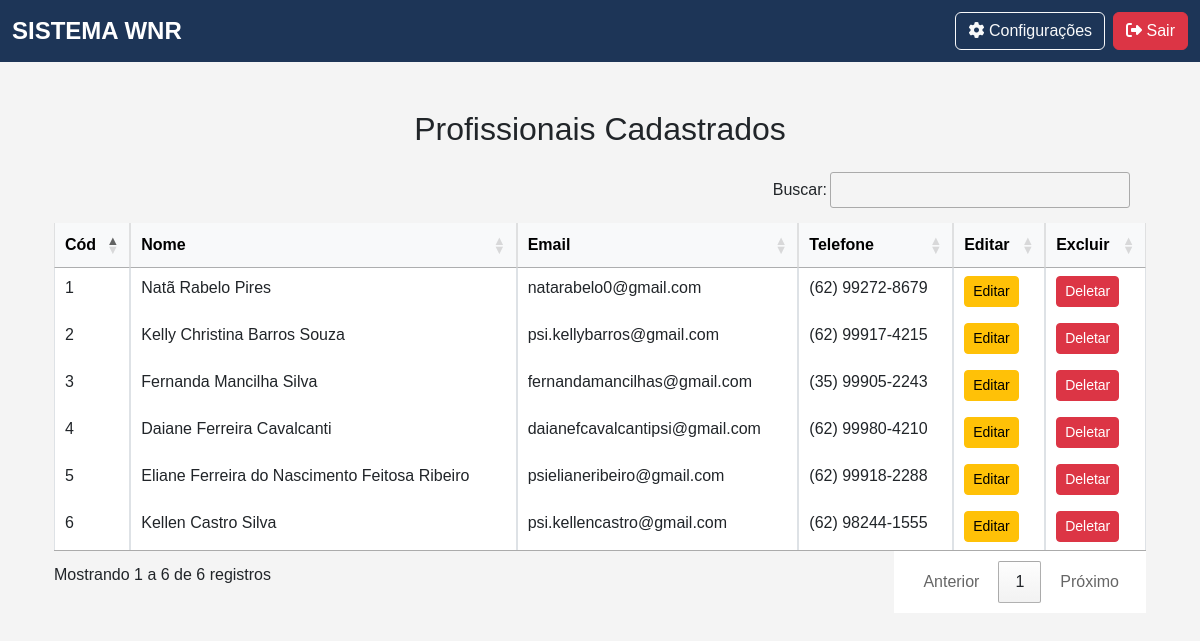
/listar_profissional (signed in), run on an earlier commit of the app's database.
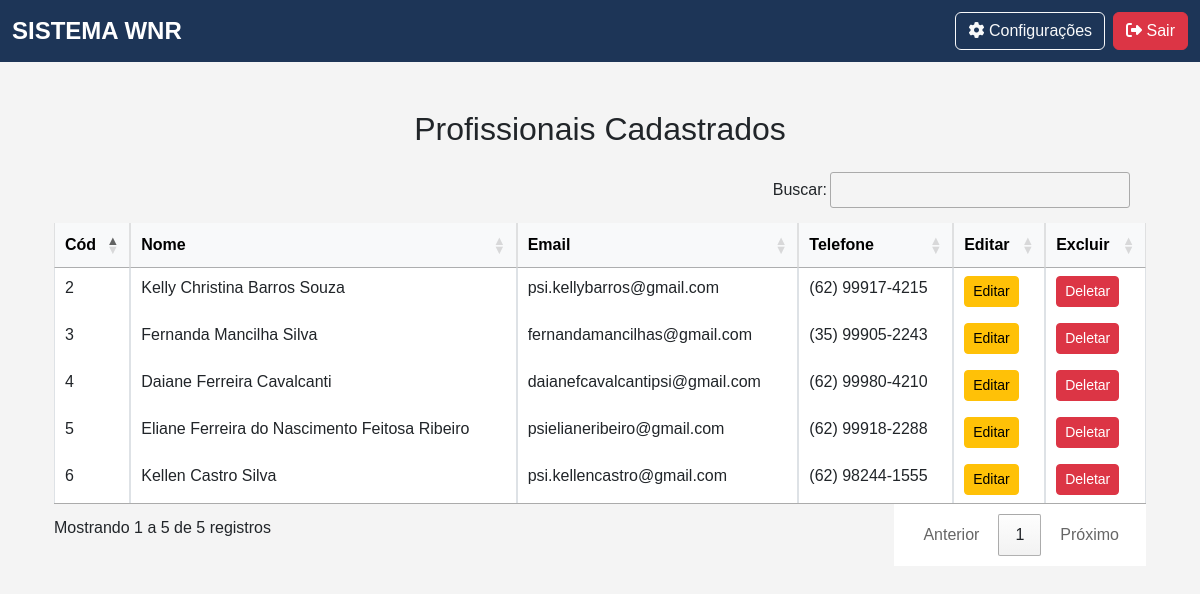
And on a later commit of the database.
### app/models.py (models this page shows)
class Profissional(db.Model):
    __tablename__ = "profissionais"
    id                      = Column(Integer, primary_key=True, index=True)
    nome                    = Column(String, index=True)
    cpf                     = Column(String(11), unique=True, index=True)
    email                   = Column(String, unique=True, index=True)
    data_nascimento         = Column(Date)
    bairro                  = Column(String)
    banco                   = Column(String)
    cep                     = Column(String(8))
    cidade                  = Column(String)
    complemento             = Column(String)
    graduacao               = Column(String)
    issqn                   = Column(String)
    fone_pessoal            = Column(String)
    fone_profissional       = Column(String)
    foto                    = Column(String)
    curriculum_lattes       = Column(String)
    dias_horas_disponiveis  = Column(String)
    endereco_profissional   = Column(String)
    estado                  = Column(String)
    observacoes             = Column(String)
    pix                     = Column(String)
    registro_profissional   = Column(String)
    rg                      = Column(String)
    valor_minimo            = Column(Float)
    encaminhamentos = relationship("Encaminhamento", back_populates="profissional", cascade="all, delete-orphan")
    guias = relationship("Guia", back_populates="profissional")

### app/routes/professional_routes.py (the view)
@professional_bp.route('/listar_profissional', methods=['GET', 'POST'])
@login_required
@role_required('atendimento', 'financeiro', 'admin')
def listar_profissional():
    profissionais = Profissional.query.all()
    return render_template('professional/list.html', profissionais=profissionais)

### app/__init__.py (called while the page is built)
@login_manager.user_loader
def load_user(id):
    return Usuario.query.get(int(id))  # Converte para inteiro e busca no banco

### app/templates/professional/list.html (shortened to what this page needs)
{% extends 'base_list.html' %}
{% block content %}
<div class="container mt-5">
    <h2 class="text-center mb-4 mt-5">Profissionais Cadastrados</h2>
    <div class="card-body">
        <table id="table" class="table table-bordered table-hover">
            <thead class="table-light">
                <tr>
                    <th>Cód</th>
                    <th>Nome</th>
                    <th>Email</th>
                    <th>Telefone</th>
                    <th>Editar</th>
                    <th>Excluir</th>
                </tr>
            </thead>
            <tbody>
                {% for profissional in profissionais %}
                    <tr>
                        <td>{{ profissional.id }}</td>
                        <td>{{ profissional.nome }}</td>
                        <td>{{ profissional.email }}</td>
                        <td>{{ profissional.fone_profissional }}</td>
                        <td><a href="{{ url_for('professional_bp.editar_profissional', id=profissional.id) }}" class="btn btn-sm btn-warning">Editar</a></td>
                        <td><a href="{{ url_for('professional_bp.deletar_profissional', id=profissional.id) }}" class="btn btn-sm btn-danger" data-bs-toggle="modal" data-bs-target="#confirmarExclusao" data-id="{{ profissional.id }}">Deletar</a></td>
                    </tr>
                  {% endfor %}
            </tbody>
        </table>
    </div>
</div>
{% endblock %}

What changed in the data, as far as the page shows it:
removed Profissional: id "1", nome "Natã Rabelo Pires", email "natarabelo0@gmail.com", fone_profissional "(62) 99272-8679"
Also different on the page:
text written by a page script: "Buscar: Mostrando 1 a 6 de 6 registros Anterior 1 Próximo" → "Buscar: Mostrando 1 a 5 de 5 registros Anterior 1 Próximo"
